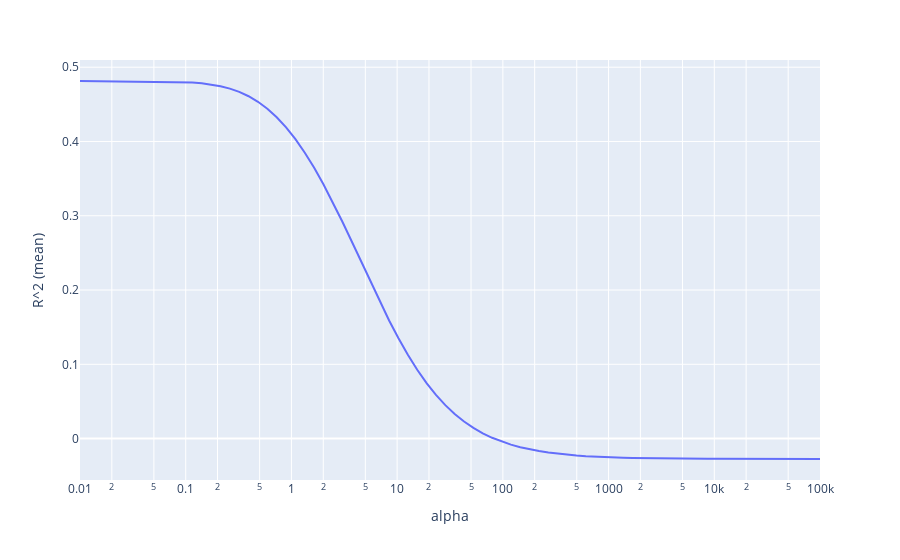

Notebook cell for this chart:
### Code cell
scores = []
for i in alphas:
    scores.append(cross_val_score(Ridge(alpha=i), original_X, original_y).mean())

result = pd.DataFrame(zip(alphas, scores), columns=['alpha', 'R^2 (mean)'])
fig = px.line(result, x='alpha', y='R^2 (mean)')
fig.update_xaxes(type='log')
fig
